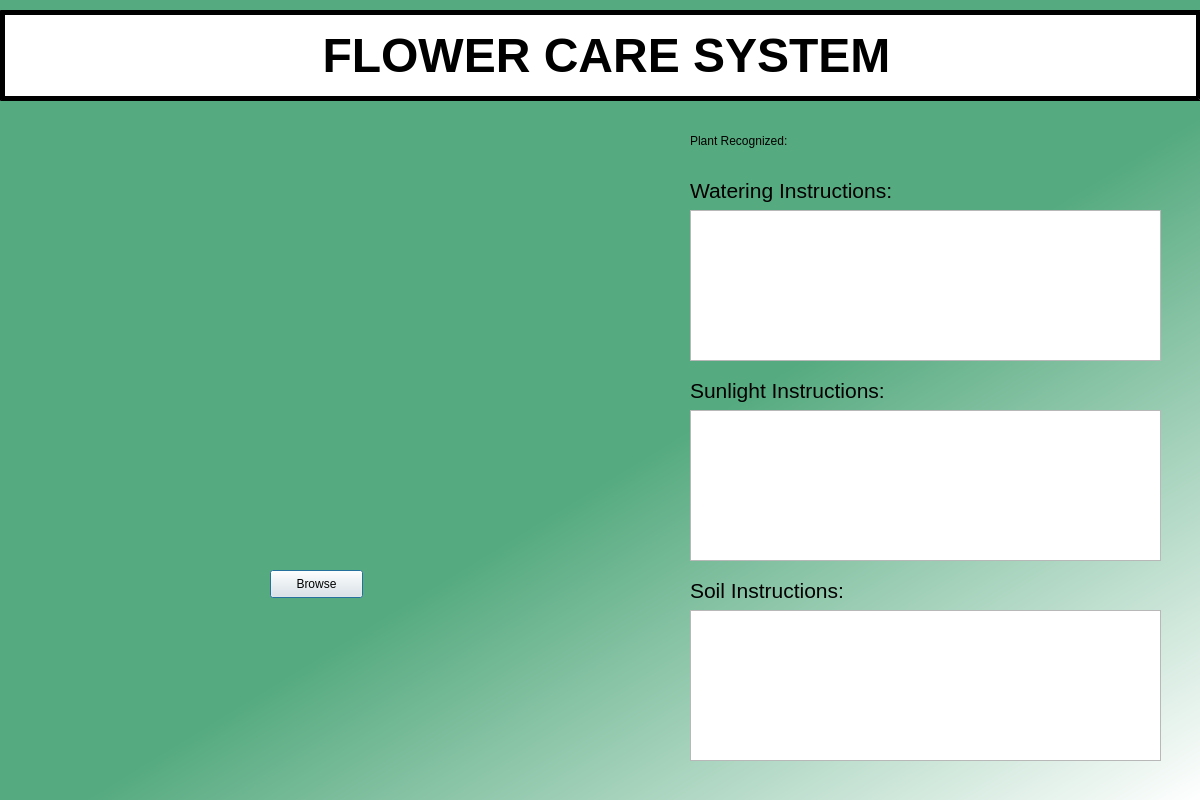
<?xml version="1.0" encoding="UTF-8"?>
<ui version="4.0">
 <class>Dialog</class>
 <widget class="QDialog" name="Dialog">
  <property name="geometry">
   <rect>
    <x>0</x>
    <y>0</y>
    <width>1200</width>
    <height>800</height>
   </rect>
  </property>
  <property name="windowTitle">
   <string>Dialog</string>
  </property>
  <widget class="QWidget" name="widget" native="true">
   <property name="geometry">
    <rect>
     <x>0</x>
     <y>0</y>
     <width>1201</width>
     <height>801</height>
    </rect>
   </property>
   <property name="styleSheet">
    <string notr="true">QWidget#widget{
background-color:qlineargradient(spread:pad, x1:0.572, y1:0.534545, x2:1, y2:1, stop:0 rgba(85, 170, 127, 255), stop:1 rgba(255, 255, 255, 255));
}</string>
   </property>
   <widget class="QLabel" name="label">
    <property name="geometry">
     <rect>
      <x>0</x>
      <y>10</y>
      <width>1201</width>
      <height>91</height>
     </rect>
    </property>
    <property name="styleSheet">
     <string notr="true">QLabel#label {
    font-family: &quot;Times New Roman&quot;;
    font-size: 45px;
    font-weight: bold;
    background-color: #ffffff; /* Use the desired grey background color */
    border-style: ridge;
    border-width: 5px;
    border-color: #000000; /* Use the desired border color */
    padding: 5px;
    width: 40; /* Set your desired width */
}
</string>
    </property>
    <property name="text">
     <string>&lt;html&gt;&lt;head/&gt;&lt;body&gt;&lt;p align=&quot;center&quot;&gt;&lt;span style=&quot; font-size:36pt;&quot;&gt;FLOWER CARE SYSTEM&lt;/span&gt;&lt;/p&gt;&lt;/body&gt;&lt;/html&gt;</string>
    </property>
   </widget>
   <widget class="QLabel" name="ImageLabel">
    <property name="geometry">
     <rect>
      <x>150</x>
      <y>180</y>
      <width>331</width>
      <height>341</height>
     </rect>
    </property>
    <property name="text">
     <string/>
    </property>
   </widget>
   <widget class="QPushButton" name="browse">
    <property name="geometry">
     <rect>
      <x>270</x>
      <y>570</y>
      <width>93</width>
      <height>28</height>
     </rect>
    </property>
    <property name="styleSheet">
     <string notr="true">font: 10pt &quot;Times New Roman&quot;;</string>
    </property>
    <property name="text">
     <string>Browse</string>
    </property>
   </widget>
   <widget class="QLabel" name="plantRecognized">
    <property name="geometry">
     <rect>
      <x>690</x>
      <y>120</y>
      <width>441</width>
      <height>41</height>
     </rect>
    </property>
    <property name="styleSheet">
     <string notr="true">font: 16pt &quot;Times New Roman&quot;;</string>
    </property>
    <property name="text">
     <string>Plant Recognized:</string>
    </property>
   </widget>
   <widget class="QLabel" name="waterLabel">
    <property name="geometry">
     <rect>
      <x>690</x>
      <y>170</y>
      <width>241</width>
      <height>41</height>
     </rect>
    </property>
    <property name="styleSheet">
     <string notr="true">font: 18pt &quot;Times New Roman&quot;;</string>
    </property>
    <property name="text">
     <string>&lt;html&gt;&lt;head/&gt;&lt;body&gt;&lt;p&gt;&lt;span style=&quot; font-size:16pt;&quot;&gt;Watering Instructions:&lt;/span&gt;&lt;/p&gt;&lt;/body&gt;&lt;/html&gt;</string>
    </property>
   </widget>
   <widget class="QLabel" name="sunlightLabel">
    <property name="geometry">
     <rect>
      <x>690</x>
      <y>370</y>
      <width>241</width>
      <height>41</height>
     </rect>
    </property>
    <property name="styleSheet">
     <string notr="true">font: 18pt &quot;Times New Roman&quot;;</string>
    </property>
    <property name="text">
     <string>&lt;html&gt;&lt;head/&gt;&lt;body&gt;&lt;p&gt;&lt;span style=&quot; font-size:16pt;&quot;&gt;Sunlight Instructions:&lt;/span&gt;&lt;/p&gt;&lt;/body&gt;&lt;/html&gt;</string>
    </property>
   </widget>
   <widget class="QLabel" name="soilLabel">
    <property name="geometry">
     <rect>
      <x>690</x>
      <y>570</y>
      <width>461</width>
      <height>41</height>
     </rect>
    </property>
    <property name="styleSheet">
     <string notr="true">font: 18pt &quot;Times New Roman&quot;;</string>
    </property>
    <property name="text">
     <string>&lt;html&gt;&lt;head/&gt;&lt;body&gt;&lt;p&gt;&lt;span style=&quot; font-size:16pt;&quot;&gt;Soil Instructions:&lt;/span&gt;&lt;/p&gt;&lt;/body&gt;&lt;/html&gt;</string>
    </property>
   </widget>
   <widget class="QTextBrowser" name="water">
    <property name="geometry">
     <rect>
      <x>690</x>
      <y>210</y>
      <width>471</width>
      <height>151</height>
     </rect>
    </property>
    <property name="styleSheet">
     <string notr="true">font: 12pt &quot;Times New Roman&quot;;</string>
    </property>
    <property name="html">
     <string>&lt;!DOCTYPE HTML PUBLIC &quot;-//W3C//DTD HTML 4.0//EN&quot; &quot;http://www.w3.org/TR/REC-html40/strict.dtd&quot;&gt;
&lt;html&gt;&lt;head&gt;&lt;meta name=&quot;qrichtext&quot; content=&quot;1&quot; /&gt;&lt;style type=&quot;text/css&quot;&gt;
p, li { white-space: pre-wrap; }
&lt;/style&gt;&lt;/head&gt;&lt;body style=&quot; font-family:'Times New Roman'; font-size:12pt; font-weight:400; font-style:normal;&quot;&gt;
&lt;p style=&quot;-qt-paragraph-type:empty; margin-top:0px; margin-bottom:0px; margin-left:0px; margin-right:0px; -qt-block-indent:0; text-indent:0px;&quot;&gt;&lt;br /&gt;&lt;/p&gt;&lt;/body&gt;&lt;/html&gt;</string>
    </property>
   </widget>
   <widget class="QTextBrowser" name="sunlight">
    <property name="geometry">
     <rect>
      <x>690</x>
      <y>410</y>
      <width>471</width>
      <height>151</height>
     </rect>
    </property>
    <property name="styleSheet">
     <string notr="true">font: 12pt &quot;Times New Roman&quot;;</string>
    </property>
    <property name="html">
     <string>&lt;!DOCTYPE HTML PUBLIC &quot;-//W3C//DTD HTML 4.0//EN&quot; &quot;http://www.w3.org/TR/REC-html40/strict.dtd&quot;&gt;
&lt;html&gt;&lt;head&gt;&lt;meta name=&quot;qrichtext&quot; content=&quot;1&quot; /&gt;&lt;style type=&quot;text/css&quot;&gt;
p, li { white-space: pre-wrap; }
&lt;/style&gt;&lt;/head&gt;&lt;body style=&quot; font-family:'Times New Roman'; font-size:12pt; font-weight:400; font-style:normal;&quot;&gt;
&lt;p style=&quot;-qt-paragraph-type:empty; margin-top:0px; margin-bottom:0px; margin-left:0px; margin-right:0px; -qt-block-indent:0; text-indent:0px; font-family:'MS Shell Dlg 2'; font-size:7.8pt;&quot;&gt;&lt;br /&gt;&lt;/p&gt;&lt;/body&gt;&lt;/html&gt;</string>
    </property>
   </widget>
   <widget class="QTextBrowser" name="soil">
    <property name="geometry">
     <rect>
      <x>690</x>
      <y>610</y>
      <width>471</width>
      <height>151</height>
     </rect>
    </property>
    <property name="styleSheet">
     <string notr="true">font: 12pt &quot;Times New Roman&quot;;</string>
    </property>
    <property name="html">
     <string>&lt;!DOCTYPE HTML PUBLIC &quot;-//W3C//DTD HTML 4.0//EN&quot; &quot;http://www.w3.org/TR/REC-html40/strict.dtd&quot;&gt;
&lt;html&gt;&lt;head&gt;&lt;meta name=&quot;qrichtext&quot; content=&quot;1&quot; /&gt;&lt;style type=&quot;text/css&quot;&gt;
p, li { white-space: pre-wrap; }
&lt;/style&gt;&lt;/head&gt;&lt;body style=&quot; font-family:'Times New Roman'; font-size:12pt; font-weight:400; font-style:normal;&quot;&gt;
&lt;p style=&quot;-qt-paragraph-type:empty; margin-top:0px; margin-bottom:0px; margin-left:0px; margin-right:0px; -qt-block-indent:0; text-indent:0px; font-family:'MS Shell Dlg 2'; font-size:7.8pt;&quot;&gt;&lt;br /&gt;&lt;/p&gt;&lt;/body&gt;&lt;/html&gt;</string>
    </property>
   </widget>
  </widget>
 </widget>
 <resources/>
 <connections/>
</ui>
